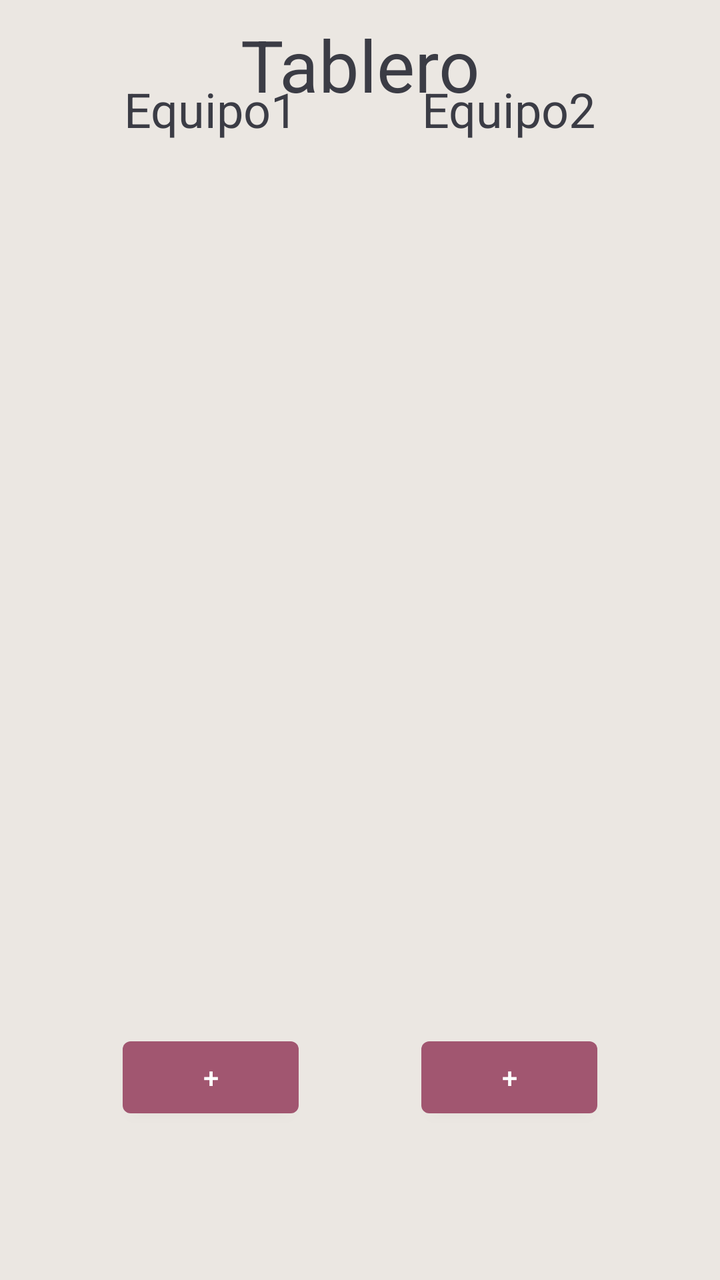
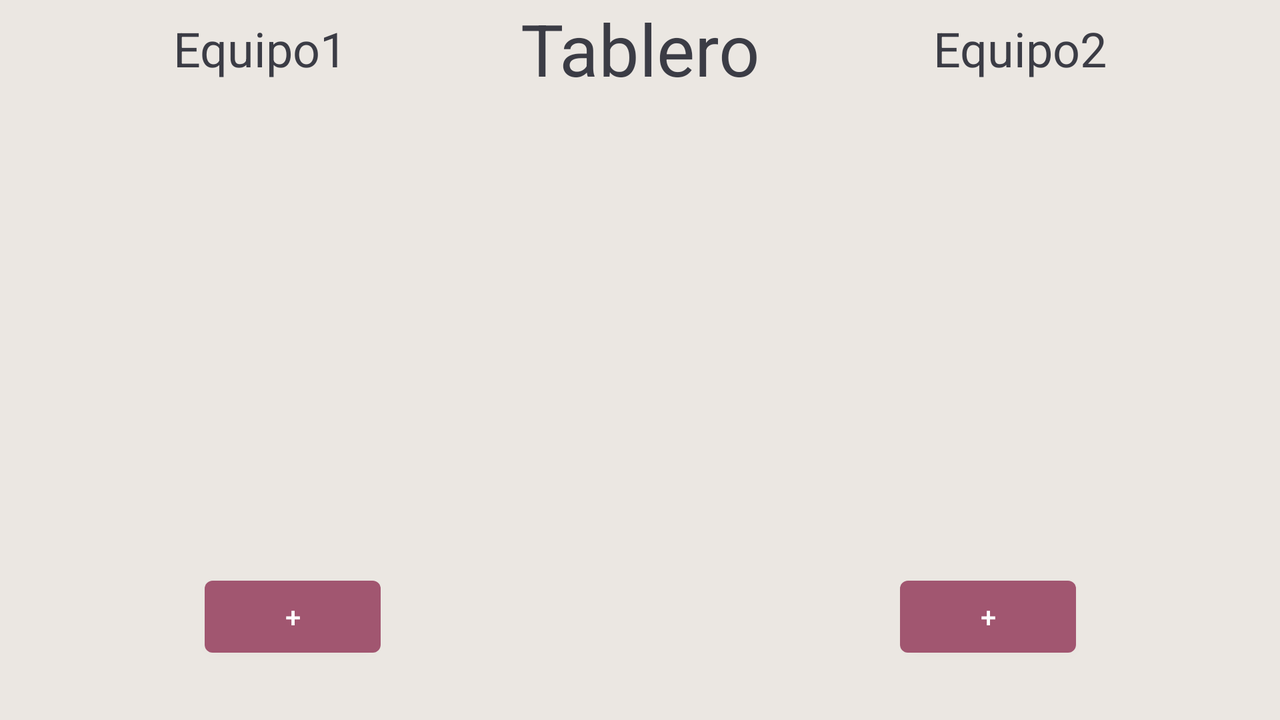

First picture: res/layout/ on a phone held upright. Second picture: the repository's own variant of that layout, on a device whose configuration matches the variant's folder. Source for both follows.
<!-- AndroidManifest.xml: application theme Theme.TNT2021 -->
<!-- res/layout/tablero_completo.xml -->
<?xml version="1.0" encoding="utf-8"?>
<androidx.constraintlayout.widget.ConstraintLayout xmlns:android="http://schemas.android.com/apk/res/android"
    xmlns:app="http://schemas.android.com/apk/res-auto"
    xmlns:tools="http://schemas.android.com/tools"
    android:layout_width="match_parent"
    android:layout_height="match_parent"
    android:background="#EBE7E2">

    <TextView
        android:id="@+id/title_label"
        android:layout_width="wrap_content"
        android:layout_height="wrap_content"
        android:layout_marginTop="8dp"
        android:text="Tablero"
        android:textColor="@color/blue"
        android:textSize="36sp"
        app:layout_constraintEnd_toEndOf="parent"
        app:layout_constraintStart_toStartOf="parent"
        app:layout_constraintTop_toTopOf="parent" />

    <Button
        android:id="@+id/inc2_button"
        android:layout_width="wrap_content"
        android:layout_height="wrap_content"
        android:layout_weight="1"
        android:text="+"
        android:theme="@style/Button.Colored"
        app:layout_constraintBottom_toTopOf="@+id/textView_finalResultLabel"
        app:layout_constraintEnd_toEndOf="parent"
        app:layout_constraintHorizontal_bias="0.5"
        app:layout_constraintStart_toEndOf="@+id/inc1_button"
        app:layout_constraintTop_toBottomOf="@+id/scoreB3_imageView" />

    <TextView
        android:id="@+id/team2_label"
        android:layout_width="wrap_content"
        android:layout_height="wrap_content"
        android:layout_marginTop="48dp"
        android:layout_weight="1"
        android:text="Equipo2"
        android:textColor="@color/blue"
        android:textSize="24sp"
        app:layout_constraintBottom_toTopOf="@+id/scoreB1_imageView"
        app:layout_constraintEnd_toEndOf="parent"
        app:layout_constraintHorizontal_bias="0.5"
        app:layout_constraintStart_toEndOf="@+id/team1_label"
        app:layout_constraintTop_toTopOf="parent" />

    <TextView
        android:id="@+id/team1_label"
        android:layout_width="wrap_content"
        android:layout_height="wrap_content"
        android:layout_marginTop="48dp"
        android:layout_weight="1"
        android:text="Equipo1"
        android:textColor="@color/blue"
        android:textSize="24sp"
        app:layout_constraintBottom_toTopOf="@+id/scoreA1_imageView"
        app:layout_constraintEnd_toStartOf="@+id/team2_label"
        app:layout_constraintHorizontal_bias="0.5"
        app:layout_constraintStart_toStartOf="parent"
        app:layout_constraintTop_toTopOf="parent" />

    <ImageView
        android:id="@+id/scoreA1_imageView"
        android:layout_width="129dp"
        android:layout_height="148dp"
        app:layout_constraintBottom_toTopOf="@+id/scoreA2_imageView"
        app:layout_constraintEnd_toEndOf="@+id/team1_label"
        app:layout_constraintHorizontal_bias="0.5"
        app:layout_constraintStart_toStartOf="@+id/team1_label"
        app:layout_constraintTop_toBottomOf="@+id/team1_label"
        app:srcCompat="@drawable/ic_tantos_vacio" />

    <ImageView
        android:id="@+id/scoreA3_imageView"
        android:layout_width="129dp"
        android:layout_height="148dp"
        app:layout_constraintBottom_toTopOf="@+id/inc1_button"
        app:layout_constraintEnd_toEndOf="@+id/scoreA2_imageView"
        app:layout_constraintHorizontal_bias="0.5"
        app:layout_constraintStart_toStartOf="@+id/scoreA2_imageView"
        app:layout_constraintTop_toBottomOf="@+id/scoreA2_imageView"
        app:srcCompat="@drawable/ic_tantos_vacio" />

    <ImageView
        android:id="@+id/scoreA2_imageView"
        android:layout_width="129dp"
        android:layout_height="148dp"
        app:layout_constraintBottom_toTopOf="@+id/scoreA3_imageView"
        app:layout_constraintEnd_toEndOf="@+id/scoreA1_imageView"
        app:layout_constraintHorizontal_bias="0.5"
        app:layout_constraintStart_toStartOf="@+id/scoreA1_imageView"
        app:layout_constraintTop_toBottomOf="@+id/scoreA1_imageView"
        app:srcCompat="@drawable/ic_tantos_vacio" />

    <Button
        android:id="@+id/inc1_button"
        android:layout_width="wrap_content"
        android:layout_height="wrap_content"
        android:layout_weight="1"
        android:text="+"
        android:theme="@style/Button.Colored"
        app:layout_constraintBottom_toTopOf="@+id/textView_finalResultLabel"
        app:layout_constraintEnd_toStartOf="@+id/inc2_button"
        app:layout_constraintHorizontal_bias="0.5"
        app:layout_constraintStart_toStartOf="parent"
        app:layout_constraintTop_toBottomOf="@+id/scoreA3_imageView" />

    <ImageView
        android:id="@+id/scoreB1_imageView"
        android:layout_width="129dp"
        android:layout_height="148dp"
        app:layout_constraintBottom_toTopOf="@+id/scoreB2_imageView"
        app:layout_constraintEnd_toEndOf="@+id/team2_label"
        app:layout_constraintHorizontal_bias="0.5"
        app:layout_constraintStart_toStartOf="@+id/team2_label"
        app:layout_constraintTop_toBottomOf="@+id/team2_label"
        app:srcCompat="@drawable/ic_tantos_vacio" />

    <ImageView
        android:id="@+id/scoreB2_imageView"
        android:layout_width="129dp"
        android:layout_height="148dp"
        app:layout_constraintBottom_toTopOf="@+id/scoreB3_imageView"
        app:layout_constraintEnd_toEndOf="@+id/scoreB1_imageView"
        app:layout_constraintHorizontal_bias="0.5"
        app:layout_constraintStart_toStartOf="@+id/scoreB1_imageView"
        app:layout_constraintTop_toBottomOf="@+id/scoreB1_imageView"
        app:srcCompat="@drawable/ic_tantos_vacio" />

    <ImageView
        android:id="@+id/scoreB3_imageView"
        android:layout_width="129dp"
        android:layout_height="148dp"
        app:layout_constraintBottom_toTopOf="@+id/inc2_button"
        app:layout_constraintEnd_toEndOf="@+id/scoreB2_imageView"
        app:layout_constraintHorizontal_bias="0.5"
        app:layout_constraintStart_toStartOf="@+id/scoreB2_imageView"
        app:layout_constraintTop_toBottomOf="@+id/scoreB2_imageView"
        app:srcCompat="@drawable/ic_tantos_vacio" />

    <Button
        android:id="@+id/decA_button_1"
        android:layout_width="36dp"
        android:layout_height="36dp"
        android:layout_marginStart="8dp"
        android:width="30dp"
        android:text="-"
        android:theme="@style/Button.ColoredLight"
        android:visibility="invisible"
        app:layout_constraintBottom_toBottomOf="@+id/scoreA1_imageView"
        app:layout_constraintEnd_toStartOf="@+id/scoreA1_imageView"
        app:layout_constraintHorizontal_bias="0.0"
        app:layout_constraintStart_toStartOf="parent"
        app:layout_constraintTop_toTopOf="@+id/scoreA1_imageView" />

    <Button
        android:id="@+id/decB_button_1"
        android:layout_width="36dp"
        android:layout_height="36dp"
        android:layout_marginEnd="8dp"
        android:width="30dp"
        android:text="-"
        android:theme="@style/Button.ColoredLight"
        android:visibility="invisible"
        app:layout_constraintBottom_toBottomOf="@+id/scoreB1_imageView"
        app:layout_constraintEnd_toEndOf="parent"
        app:layout_constraintHorizontal_bias="0.0"
        app:layout_constraintStart_toEndOf="@+id/scoreB1_imageView"
        app:layout_constraintTop_toTopOf="@+id/scoreB1_imageView" />

    <Button
        android:id="@+id/decB_button_2"
        android:layout_width="36dp"
        android:layout_height="36dp"
        android:layout_marginEnd="8dp"
        android:width="30dp"
        android:text="-"
        android:theme="@style/Button.ColoredLight"
        android:visibility="invisible"
        app:layout_constraintBottom_toBottomOf="@+id/scoreB2_imageView"
        app:layout_constraintEnd_toEndOf="parent"
        app:layout_constraintHorizontal_bias="0.0"
        app:layout_constraintStart_toStartOf="@+id/decB_button_1"
        app:layout_constraintTop_toTopOf="@+id/scoreB2_imageView" />

    <Button
        android:id="@+id/decB_button_3"
        android:layout_width="36dp"
        android:layout_height="36dp"
        android:layout_marginEnd="8dp"
        android:width="30dp"
        android:text="-"
        android:theme="@style/Button.ColoredLight"
        android:visibility="invisible"
        app:layout_constraintBottom_toBottomOf="@+id/scoreB3_imageView"
        app:layout_constraintEnd_toEndOf="parent"
        app:layout_constraintStart_toStartOf="@+id/decB_button_2"
        app:layout_constraintTop_toTopOf="@+id/scoreB3_imageView" />

    <Button
        android:id="@+id/decA_button_2"
        android:layout_width="36dp"
        android:layout_height="36dp"
        android:layout_marginStart="8dp"
        android:width="30dp"
        android:text="-"
        android:theme="@style/Button.ColoredLight"
        android:visibility="invisible"
        app:layout_constraintBottom_toBottomOf="@+id/scoreA2_imageView"
        app:layout_constraintEnd_toEndOf="@+id/decA_button_1"
        app:layout_constraintHorizontal_bias="0.0"
        app:layout_constraintStart_toStartOf="parent"
        app:layout_constraintTop_toTopOf="@+id/scoreA2_imageView" />

    <Button
        android:id="@+id/decA_button_3"
        android:layout_width="36dp"
        android:layout_height="36dp"
        android:layout_marginStart="8dp"
        android:width="30dp"
        android:text="-"
        android:theme="@style/Button.ColoredLight"
        android:visibility="invisible"
        app:layout_constraintBottom_toBottomOf="@+id/scoreA3_imageView"
        app:layout_constraintEnd_toEndOf="@+id/decA_button_2"
        app:layout_constraintHorizontal_bias="0.0"
        app:layout_constraintStart_toStartOf="parent"
        app:layout_constraintTop_toTopOf="@+id/scoreA3_imageView" />

    <ImageButton
        android:id="@+id/imageButton_shareResult"
        android:layout_width="0dp"
        android:layout_height="wrap_content"
        android:layout_marginBottom="8dp"
        android:src="@android:drawable/ic_menu_send"
        android:textAlignment="center"
        android:visibility="invisible"
        app:layout_constraintBottom_toBottomOf="parent"
        app:layout_constraintEnd_toEndOf="parent"
        app:layout_constraintStart_toStartOf="parent"
        tools:visibility="invisible" />

    <TextView
        android:id="@+id/textView_finalResultLabel"
        android:layout_width="0dp"
        android:layout_height="wrap_content"
        android:layout_marginBottom="8dp"
        android:text="TextView"
        android:textAlignment="center"
        android:visibility="invisible"
        app:layout_constraintBottom_toTopOf="@+id/imageButton_shareResult"
        app:layout_constraintEnd_toEndOf="parent"
        app:layout_constraintHorizontal_bias="1.0"
        app:layout_constraintStart_toStartOf="parent" />

</androidx.constraintlayout.widget.ConstraintLayout>
<!-- resources referenced by this layout -->
<resources>
  <color name="blue">#FF3B3C45</color>
  <!-- drawable ic_tantos_vacio (drawable) -->
  <vector xmlns:android="http://schemas.android.com/apk/res/android"
      android:width="230.4dp"
      android:height="230.4dp"
      android:viewportWidth="230.4"
      android:viewportHeight="230.4">
    <path
        android:pathData="M0.297,115.497V0.297H115.497,230.697V115.497,230.697H115.497,0.297Z"
        android:strokeWidth="0.31999999"/>
  </vector>
  <style name="Button.Colored" parent="ThemeOverlay.AppCompat">
          <item name="colorPrimary">@color/brown_purple</item>
      </style>
  <style name="Button.ColoredLight" parent="ThemeOverlay.AppCompat">
          <item name="colorPrimary">#C6B8A2</item>
      </style>
  <style name="Theme.TNT2021" parent="Theme.MaterialComponents.DayNight.DarkActionBar">
          
          <item name="colorPrimary">@color/purple_500</item>
          <item name="colorPrimaryVariant">@color/purple_700</item>
          <item name="colorOnPrimary">@color/white</item>
          
          <item name="colorSecondary">@color/teal_200</item>
          <item name="colorSecondaryVariant">@color/teal_700</item>
          <item name="colorOnSecondary">@color/black</item>
          
          <item name="android:statusBarColor" tools:targetApi="l">?attr/colorPrimaryVariant</item>
          
      </style>
  <color name="brown_purple">#FFA15670</color>
  <color name="purple_500">#FF6200EE</color>
  <color name="purple_700">#FF3700B3</color>
  <color name="white">#FFFFFFFF</color>
  <color name="teal_200">#FF03DAC5</color>
  <color name="teal_700">#FF018786</color>
  <color name="black">#FF000000</color>
</resources>
<!-- res/layout-land/tablero_completo.xml (the repository's variant of the layout above) -->
<!-- drawn on the phone turned sideways -->
<?xml version="1.0" encoding="utf-8"?>
<androidx.constraintlayout.widget.ConstraintLayout xmlns:android="http://schemas.android.com/apk/res/android"
    xmlns:app="http://schemas.android.com/apk/res-auto"
    xmlns:tools="http://schemas.android.com/tools"
    android:layout_width="match_parent"
    android:layout_height="match_parent"
    android:background="#EBE7E2"
    android:visibility="visible">

    <TextView
        android:id="@+id/title_label"
        android:layout_width="wrap_content"
        android:layout_height="wrap_content"
        android:text="Tablero"
        android:textColor="@color/blue"
        android:textSize="36sp"
        android:visibility="visible"
        app:layout_constraintEnd_toEndOf="parent"
        app:layout_constraintStart_toStartOf="parent"
        app:layout_constraintTop_toTopOf="parent" />

    <Button
        android:id="@+id/inc2_button"
        android:layout_width="wrap_content"
        android:layout_height="wrap_content"
        android:layout_marginBottom="8dp"
        android:layout_weight="1"
        android:text="+"
        android:theme="@style/Button.Colored"
        android:visibility="visible"
        app:layout_constraintBottom_toBottomOf="parent"
        app:layout_constraintEnd_toEndOf="@+id/scoreB3_imageView"
        app:layout_constraintStart_toStartOf="@+id/scoreB3_imageView"
        app:layout_constraintTop_toBottomOf="@+id/scoreB3_imageView" />

    <TextView
        android:id="@+id/team2_label"
        android:layout_width="wrap_content"
        android:layout_height="wrap_content"
        android:layout_weight="1"
        android:text="Equipo2"
        android:textColor="@color/blue"
        android:textSize="24sp"
        android:visibility="visible"
        app:layout_constraintBottom_toBottomOf="@+id/title_label"
        app:layout_constraintEnd_toEndOf="parent"
        app:layout_constraintStart_toEndOf="@+id/title_label"
        app:layout_constraintTop_toTopOf="parent" />

    <TextView
        android:id="@+id/team1_label"
        android:layout_width="wrap_content"
        android:layout_height="wrap_content"
        android:layout_weight="1"
        android:text="Equipo1"
        android:textColor="@color/blue"
        android:textSize="24sp"
        android:visibility="visible"
        app:layout_constraintBottom_toBottomOf="@+id/title_label"
        app:layout_constraintEnd_toStartOf="@+id/title_label"
        app:layout_constraintStart_toStartOf="parent"
        app:layout_constraintTop_toTopOf="parent" />

    <ImageView
        android:id="@+id/scoreA1_imageView"
        android:layout_width="100dp"
        android:layout_height="100dp"
        android:layout_marginStart="32dp"
        android:layout_marginTop="8dp"
        android:visibility="visible"
        app:layout_constraintEnd_toStartOf="@+id/scoreA2_imageView"
        app:layout_constraintHorizontal_bias="0.5"
        app:layout_constraintStart_toStartOf="parent"
        app:layout_constraintTop_toBottomOf="@+id/title_label"
        app:srcCompat="@drawable/ic_tantos_vacio" />

    <ImageView
        android:id="@+id/scoreA3_imageView"
        android:layout_width="100dp"
        android:layout_height="100dp"
        android:layout_marginTop="8dp"
        android:visibility="visible"
        app:layout_constraintBottom_toBottomOf="@+id/scoreB3_imageView"
        app:layout_constraintEnd_toEndOf="@+id/scoreA2_imageView"
        app:layout_constraintHorizontal_bias="0.5"
        app:layout_constraintStart_toStartOf="@+id/scoreA1_imageView"
        app:layout_constraintTop_toBottomOf="@+id/scoreA1_imageView"
        app:srcCompat="@drawable/ic_tantos_vacio" />

    <ImageView
        android:id="@+id/scoreA2_imageView"
        android:layout_width="100dp"
        android:layout_height="100dp"
        android:visibility="visible"
        app:layout_constraintBottom_toBottomOf="@+id/scoreA1_imageView"
        app:layout_constraintEnd_toStartOf="@+id/title_label"
        app:layout_constraintHorizontal_bias="0.5"
        app:layout_constraintStart_toEndOf="@+id/scoreA1_imageView"
        app:layout_constraintTop_toTopOf="@+id/scoreA1_imageView"
        app:srcCompat="@drawable/ic_tantos_vacio" />

    <Button
        android:id="@+id/inc1_button"
        android:layout_width="wrap_content"
        android:layout_height="wrap_content"
        android:layout_marginBottom="8dp"
        android:layout_weight="1"
        android:text="+"
        android:theme="@style/Button.Colored"
        android:visibility="visible"
        app:layout_constraintBottom_toBottomOf="parent"
        app:layout_constraintEnd_toEndOf="@+id/scoreA3_imageView"
        app:layout_constraintStart_toStartOf="@+id/scoreA3_imageView"
        app:layout_constraintTop_toBottomOf="@+id/scoreA3_imageView" />

    <ImageView
        android:id="@+id/scoreB1_imageView"
        android:layout_width="100dp"
        android:layout_height="100dp"
        android:visibility="visible"
        app:layout_constraintBottom_toBottomOf="@+id/scoreB2_imageView"
        app:layout_constraintEnd_toStartOf="@+id/scoreB2_imageView"
        app:layout_constraintHorizontal_bias="0.5"
        app:layout_constraintStart_toEndOf="@+id/title_label"
        app:layout_constraintTop_toTopOf="@+id/scoreB2_imageView"
        app:srcCompat="@drawable/ic_tantos_vacio" />

    <ImageView
        android:id="@+id/scoreB2_imageView"
        android:layout_width="100dp"
        android:layout_height="100dp"
        android:layout_marginTop="8dp"
        android:layout_marginEnd="32dp"
        android:visibility="visible"
        app:layout_constraintEnd_toEndOf="parent"
        app:layout_constraintHorizontal_bias="0.5"
        app:layout_constraintStart_toEndOf="@+id/scoreB1_imageView"
        app:layout_constraintTop_toBottomOf="@+id/title_label"
        app:srcCompat="@drawable/ic_tantos_vacio" />

    <ImageView
        android:id="@+id/scoreB3_imageView"
        android:layout_width="100dp"
        android:layout_height="100dp"
        android:layout_marginTop="8dp"
        android:visibility="visible"
        app:layout_constraintEnd_toEndOf="@+id/scoreB2_imageView"
        app:layout_constraintHorizontal_bias="0.5"
        app:layout_constraintStart_toStartOf="@+id/scoreB1_imageView"
        app:layout_constraintTop_toBottomOf="@+id/scoreB1_imageView"
        app:srcCompat="@drawable/ic_tantos_vacio" />

    <Button
        android:id="@+id/decA_button_1"
        android:layout_width="36dp"
        android:layout_height="36dp"
        android:width="30dp"
        android:text="-"
        android:theme="@style/Button.ColoredLight"
        android:visibility="invisible"
        app:layout_constraintBottom_toBottomOf="@+id/inc1_button"
        app:layout_constraintEnd_toStartOf="@+id/inc1_button"
        app:layout_constraintStart_toStartOf="parent"
        app:layout_constraintTop_toTopOf="@+id/inc1_button" />

    <Button
        android:id="@+id/decB_button_1"
        android:layout_width="36dp"
        android:layout_height="36dp"
        android:width="30dp"
        android:text="-"
        android:theme="@style/Button.ColoredLight"
        android:visibility="invisible"
        app:layout_constraintBottom_toBottomOf="@+id/inc2_button"
        app:layout_constraintEnd_toEndOf="parent"
        app:layout_constraintStart_toEndOf="@+id/inc2_button"
        app:layout_constraintTop_toTopOf="@+id/inc2_button" />

    <Button
        android:id="@+id/decB_button_2"
        android:layout_width="36dp"
        android:layout_height="36dp"
        android:width="30dp"
        android:text="-"
        android:theme="@style/Button.ColoredLight"
        android:visibility="invisible"
        app:layout_constraintBottom_toBottomOf="@+id/inc2_button"
        app:layout_constraintEnd_toEndOf="parent"
        app:layout_constraintStart_toEndOf="@+id/inc2_button"
        app:layout_constraintTop_toTopOf="@+id/inc2_button" />

    <Button
        android:id="@+id/decB_button_3"
        android:layout_width="36dp"
        android:layout_height="36dp"
        android:width="30dp"
        android:text="-"
        android:theme="@style/Button.ColoredLight"
        android:visibility="invisible"
        app:layout_constraintBottom_toBottomOf="@+id/inc2_button"
        app:layout_constraintEnd_toEndOf="parent"
        app:layout_constraintStart_toEndOf="@+id/inc2_button"
        app:layout_constraintTop_toTopOf="@+id/inc2_button" />

    <Button
        android:id="@+id/decA_button_2"
        android:layout_width="36dp"
        android:layout_height="36dp"
        android:width="30dp"
        android:text="-"
        android:theme="@style/Button.ColoredLight"
        android:visibility="invisible"
        app:layout_constraintBottom_toBottomOf="@+id/inc1_button"
        app:layout_constraintEnd_toStartOf="@+id/inc1_button"
        app:layout_constraintStart_toStartOf="parent"
        app:layout_constraintTop_toTopOf="@+id/inc1_button" />

    <Button
        android:id="@+id/decA_button_3"
        android:layout_width="36dp"
        android:layout_height="36dp"
        android:width="30dp"
        android:text="-"
        android:theme="@style/Button.ColoredLight"
        android:visibility="invisible"
        app:layout_constraintBottom_toBottomOf="@+id/inc1_button"
        app:layout_constraintEnd_toStartOf="@+id/inc1_button"
        app:layout_constraintStart_toStartOf="parent"
        app:layout_constraintTop_toTopOf="@+id/inc1_button" />

    <ImageButton
        android:id="@+id/imageButton_shareResult"
        android:layout_width="wrap_content"
        android:layout_height="wrap_content"
        android:src="@android:drawable/ic_menu_share"
        android:textAlignment="center"
        android:visibility="invisible"
        app:layout_constraintBottom_toBottomOf="parent"
        app:layout_constraintEnd_toEndOf="parent"
        app:layout_constraintStart_toStartOf="parent"
        tools:visibility="invisible" />

    <TextView
        android:id="@+id/textView_finalResultLabel"
        android:layout_width="wrap_content"
        android:layout_height="wrap_content"
        android:text="TextView"
        android:textAlignment="center"
        android:visibility="invisible"
        app:layout_constraintBottom_toTopOf="@+id/imageButton_shareResult"
        app:layout_constraintEnd_toEndOf="parent"
        app:layout_constraintHorizontal_bias="0.5"
        app:layout_constraintStart_toStartOf="parent" />

</androidx.constraintlayout.widget.ConstraintLayout>
